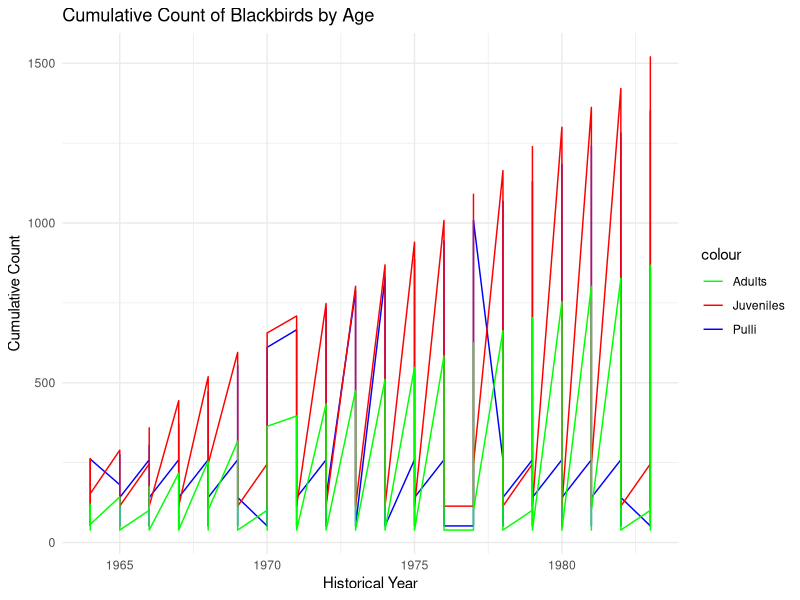
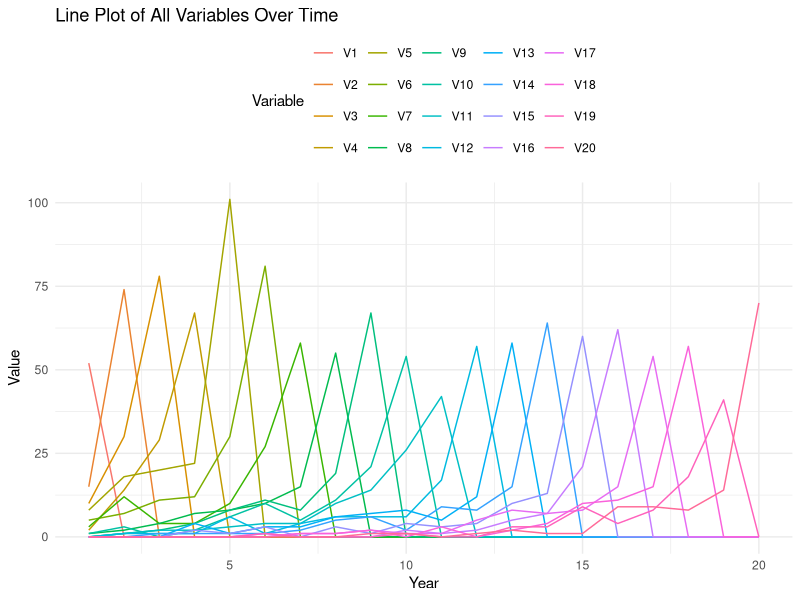

Here is the R script that generated these plots, in order:
library(tidyverse)
library(ggplot2)

## Combined model : General code to fit all models using Blackbird data as example 127
# constant and time dependent models for :phi1 , phia , lambda1 & lambda2 128
# Example with numbers set for the C/T/T/C model 129
# Formed by: 1. Standard Model + 2. Historic Model + 130
# 3. Likelihood for Combined Model + 4. MLE for Combined Model 131
# Note that with small changes in the code the standard and historic model can be fitted separetely 132
###################################################################################### 133
########################## Create expit and logit functions ########################## 134
expit <- function ( xval ) 
{ 
  1/(1+ exp(- xval )) 
} 

logit <- function ( xval ) 
{ 
  log ( xval /(1 - xval )) 
}
###################################################################################### 144
###################### 1. Standard Model : birds ringed as pulli ###################### 145
###################################################################################### 146
###### DATA 147
###### Datamatrix : matrix of recoveries for birds ringed as pulli 148
Datamatrix <- matrix (c( 
  52 , 15 , 10 , 2 , 8 , 5, 3, 1, 0, 1, 0, 0, 0 , 0, 0 , 0, 0, 0, 0, 0, 
  0, 74 , 30 , 14 , 18 , 7, 12 , 2, 1, 3, 1, 1, 0, 0, 0 , 0, 0 , 0, 0, 0, 
  0, 0, 78 , 29 , 20 , 11 , 4, 4, 2, 0 , 2, 1 , 0, 1, 0, 0, 0, 0, 0, 0, 
  0, 0, 0 , 67 , 22 , 12 , 4 , 7, 4 , 2, 2, 1, 4, 1, 2, 0 , 0, 0 , 0, 0 , 
  0, 0, 0 , 0, 101 , 30 , 10 , 8, 8, 6 , 3, 6 , 1, 1, 1, 0, 0, 0, 0, 0, 
  0, 0, 0 , 0, 0 , 81 , 27 , 10 , 11 , 10 , 4, 1, 3, 1, 3 , 1, 0 , 0, 1, 0, 
  0, 0, 0 , 0, 0 , 0, 58 , 15 , 8, 5, 4, 4, 3 , 2, 0 , 0, 1, 1, 0, 0, 
  0, 0, 0 , 0, 0 , 0, 0 , 55 , 19 , 11 , 10 , 6 , 6, 5, 3, 0, 1, 1, 0, 0,
  0, 0, 0 , 0, 0 , 0, 0 , 0, 67 , 21 , 14 , 6, 7, 6, 1, 0 , 2, 2 , 0, 1, 
  0, 0, 0 , 0, 0 , 0, 0 , 0, 0, 54 , 26 , 6, 8 , 2, 4 , 2, 1, 0, 1, 1, 
  0, 0, 0 , 0, 0 , 0, 0 , 0, 0, 0, 42 , 17 , 5 , 9, 3 , 1, 1, 3, 0, 0, 
  0, 0, 0 , 0, 0 , 0, 0, 0, 0, 0, 0, 57 , 12 , 8, 4 , 2, 5, 0, 0, 1, 
  0, 0, 0 , 0, 0 , 0, 0, 0, 0, 0, 0, 0, 58 , 15 , 10 , 5 , 8, 2 , 3, 2, 
  0, 0, 0 , 0, 0 , 0, 0, 0, 0, 0, 0, 0, 0, 64 , 13 , 7, 7, 4, 3, 1, 
  0, 0, 0 , 0, 0 , 0, 0, 0, 0, 0, 0, 0, 0, 0 , 60 , 21 , 8, 10 , 9, 1, 
  0, 0, 0 , 0, 0 , 0, 0, 0, 0, 0, 0, 0, 0, 0 , 0, 62 , 15 , 11 , 4, 9, 
  0, 0, 0 , 0, 0 , 0, 0, 0, 0, 0, 0, 0, 0, 0 , 0, 0 , 54 , 15 , 8, 9, 
  0, 0, 0 , 0, 0 , 0, 0, 0, 0, 0, 0, 0, 0, 0 , 0, 0 , 0, 57 , 18 , 8, 
  0, 0, 0 , 0, 0 , 0, 0, 0, 0, 0, 0, 0, 0, 0 , 0, 0 , 0, 0, 41 , 14 , 
  0, 0, 0 , 0, 0 , 0, 0, 0, 0, 0, 0, 0, 0, 0 , 0, 0 , 0, 0, 0, 70 
) ,nrow =20 , ncol =20 , byrow = TRUE ) 

n1 <-nrow ( Datamatrix ) # number of years of ringing 172
n2 <-ncol ( Datamatrix ) # number of years of recovery 173
###### f: Total number of birds never recovered that were ringed as pulli 174
f <- c(2391 ,3420 ,4366 ,4187 ,4172 ,4364 ,3347 ,3344 ,3618 ,3034 ,2730 ,3077 ,3038 ,3436 ,3537 ,3817 ,3317 ,3427 ,2872 ,4080)

####### DEFINE PARAMETERS NEEDED FOR THE STANDARD MODEL 178
# Number of rows define the year i.e: time dependency 179
# Number of columns define the age , i.e: age dependency 180
# For parameters with time dependency : change the number of pars needed in the model [ year1 : year21 ] 181
pars_fun_ccc <- function ( pars_in ){ 
  
  #If phia is constant use the line below : 183
  # This is because we assume birds ringed as pulli to become adults in their 2nd year of life 184
  #phia <- matrix ( rep (c(0 , expit ( pars_in [1]) ) ,c(1 ,(n1 -1) )) ,n1 ,n2 , byrow = TRUE ) 185
  #If phia is time dependent , use the line below ( notice phia would start from 2 now ): 186
  phia <- matrix (c(0 , expit ( pars_in [2:20]) ) ,n1 ,n2 , byrow = TRUE ) 
  phi1 <- matrix ( expit ( pars_in [21]) ,n1 , n2 , byrow = TRUE ) 
  #If there is no age dependency in lambda , lambda1 and lambda2 share the same parameter numbers as in this 189
  example 
  lambda1 <- matrix ( expit ( pars_in [22:41]) ,n1 , n2 , byrow = TRUE ) 
  lambda2 <- matrix ( expit ( pars_in [22:41]) ,n1 ,n2 , byrow = TRUE ) 
  #If there is an age dependency , for example in the C/T/ CA1 :2 model , use : 193
  # lambda1 <- matrix ( expit ( pars_in [22]) ,n1 , n2 , byrow = TRUE ) 194
  # lambda2 <- matrix ( expit ( pars_in [23]) ,n1 ,n2 , byrow = TRUE ) 195
  ringlik ( Datamatrix , phia , phi1 , lambda1 , lambda2 ) 
} 
##################################### Likelihood ##################################### 198
nprob <-rep (1 , n1) 
ringlik <- function ( Datamatrix , phia , phi1 , lambda1 , lambda2 ) 
{ 
  lik =0 
  for (i in 1: nrow ( Datamatrix )) { 
    for (j in i: ncol ( Datamatrix )) { 
      if(i==j) { 
        prob =(1 - phi1 [i,j]) * lambda1 [i,j] 
      } 
      else { 
        if(j > (i+1) ) prodphi <- prod ( phia [i ,(i +1) :(j -1) ]) else prodphi <- 1 
        prob = phi1 [i,j]* prodphi *(1 - phia [i,j]) * lambda2 [i,j]} 
      nprob [i]= nprob [i]- prob 
      lik = lik + Datamatrix [i,j]* log ( prob ) 
    } 
    lik = lik +f[i]* log ( nprob [i]) 
  } 
  lik =- lik 
  return ( lik ) 
} 

# pars_in : Starting values for the parameters in the same order : phia , phi1 , lambda1 , lambda2 220
pars_in <- logit ( rep (c (0.6 ,0.5 ,0.01) ,c (20 ,1 ,20) )) 
pars_fun_ccc ( pars_in ) # gives likelihood for the standard model 222
223
###################################################################################### 224
#################### 2. Historic Model : birds ringed as full - grown ################### 225
###################################################################################### 226
###### DATA 227
###### Datamatrixj : matrix of recoveries for birds ringed as juvenile 228
###### Datamatrixa : matrix of recoveries for birds ringed as adult 229
Datamatrixj <- matrix (c( 
  114 , 39 , 17 , 12 , 10 , 12 , 8, 5, 3, 3, 0, 0, 0, 0, 0, 0, 0, 0, 0, 0, 
  0, 93 , 26 , 31 , 19 , 16 , 6 , 7 , 3 , 6, 1, 1, 0, 0, 0, 1, 0, 0, 0, 0, 
  0, 0, 70 , 32 , 19 , 20 , 8, 5, 4, 4, 2, 1 , 1 , 1 , 0 , 0 , 0 , 0, 0, 0, 
  0, 0, 0, 85 , 34 , 21 , 25 , 13 , 11 , 4, 2, 4, 3, 0, 2, 0, 0, 0, 0, 0, 
  0, 0, 0, 0, 75 , 30 , 34 , 18 , 16 , 8, 11 , 5, 6, 2, 1, 0, 0, 0, 0, 0, 
  0, 0, 0, 0, 0, 76 , 30 , 28 , 25 , 20 , 9, 7, 5, 5, 2, 2, 0, 0, 0, 0, 
  0, 0, 0, 0, 0, 0, 61 , 27 , 23 , 21 , 13 , 6, 7, 4, 3, 2, 0, 0, 0, 0, 
  0, 0, 0, 0, 0, 0, 0, 53 , 34 , 15 , 14 , 11 , 10 , 4, 8, 1, 1, 0, 0, 0, 
  0, 0, 0, 0, 0, 0, 0, 0, 74 , 21 , 17 , 14 , 11 , 8, 9, 6, 3, 1, 1, 0, 
  0, 0, 0, 0, 0, 0, 0, 0, 0, 81 , 28 , 25 , 19 , 14 , 13 , 9, 6, 5, 2, 2, 
  0, 0, 0, 0, 0, 0, 0, 0, 0, 0, 67 , 16 , 11 , 11 , 11 , 10 , 2, 1, 0, 0, 
  0, 0, 0, 0, 0, 0, 0, 0, 0, 0, 0, 71 , 33 , 17 , 15 , 7 , 6, 1, 5, 0, 
  0, 0, 0, 0, 0, 0, 0, 0, 0, 0, 0, 0, 68 , 28 , 17 , 11 , 13 , 5, 8, 4, 
  0, 0, 0, 0, 0, 0, 0, 0, 0, 0, 0, 0, 0, 82 , 34 , 23 , 13 , 9, 7, 3, 
  0, 0, 0, 0, 0, 0, 0, 0, 0, 0, 0, 0, 0, 0, 74 , 30 , 13 , 15 , 8, 7, 
  0, 0, 0, 0, 0, 0, 0, 0, 0, 0, 0, 0, 0, 0, 0, 75 , 29 , 17 , 17 , 13 , 
  0, 0, 0, 0, 0, 0, 0, 0, 0, 0, 0, 0, 0, 0, 0, 0, 61 , 35 , 24 , 13 , 
  0, 0, 0, 0, 0, 0, 0, 0, 0, 0, 0, 0, 0, 0, 0, 0, 0 , 62 , 31 , 22 , 
  0, 0, 0, 0, 0, 0, 0, 0, 0, 0, 0, 0, 0, 0, 0, 0, 0 , 0 , 59 , 36 , 
  0, 0, 0, 0, 0, 0, 0, 0, 0, 0, 0, 0, 0, 0, 0, 0, 0 , 0 , 0 , 99 
) ,nrow =20 , ncol =20 , byrow = TRUE ) 

Datamatrixa <- matrix (c( 
  39 , 18 , 19 , 8, 9, 3, 0, 2, 5, 0, 0, 0, 0, 0, 0 , 0 , 0 , 0 , 0 , 0 , 
  0, 44 , 23 , 16 , 15 , 16 , 4 , 6 , 1, 1, 0, 0, 1, 0, 0, 0, 0, 0, 0, 0, 
  0, 0, 32 , 27 , 10 , 11 , 10 , 6 , 3, 4, 1, 1, 0, 0, 0, 0, 0, 0, 0, 0, 
  0, 0, 0, 42 , 29 , 24 , 12 , 10 , 6, 4, 4, 4, 3, 0, 0, 0, 0, 0, 0, 0, 
  0, 0, 0, 0, 38 , 31 , 15 , 14 , 11 , 4, 6, 5, 1, 0, 0, 0, 0, 0, 0, 0, 
  0, 0, 0, 0, 0, 62 , 29 , 18 , 20 , 15 , 12 , 8, 4, 2, 2, 0, 0, 0, 0, 0, 
  0, 0, 0, 0, 0, 0, 47 , 25 , 21 , 20 , 18 , 7, 3, 3, 0, 2, 0, 0, 0, 0, 
  0, 0, 0, 0, 0, 0, 0, 32 , 39 , 20 , 15 , 11 , 13 , 3, 2, 4, 0, 0, 0, 0, 
  0, 0, 0, 0, 0, 0, 0, 0, 38 , 28 , 25 , 20 , 14 , 9, 3, 3, 0, 0, 1, 0, 
  0, 0, 0, 0, 0, 0, 0, 0, 0, 42 , 33 , 24 , 17 , 10 , 7, 5, 1, 1, 0, 0, 
  0, 0, 0, 0, 0, 0, 0, 0, 0, 0, 35 , 28 , 26 , 16 , 11 , 3, 6, 2, 0, 0, 
  0, 0, 0, 0, 0, 0, 0, 0, 0, 0, 0, 37 , 25 , 15 , 10 , 9 , 10 , 4, 4, 0, 
  0, 0, 0, 0, 0, 0, 0, 0, 0, 0, 0, 0, 36 , 31 , 19 , 12 , 8 , 6, 1, 2, 
  0, 0, 0, 0, 0, 0, 0, 0, 0, 0, 0, 0, 0, 41 , 23 , 17 , 15 , 11 , 2, 2, 
  0, 0, 0, 0, 0, 0, 0, 0, 0, 0, 0, 0, 0, 0, 38 , 16 , 18 , 13 , 10 , 8, 
  0, 0, 0, 0, 0, 0, 0, 0, 0, 0, 0, 0, 0, 0, 0, 41 , 31 , 28 , 7, 9 , 
  0, 0, 0, 0, 0, 0, 0, 0, 0, 0, 0, 0, 0, 0, 0, 0, 50 , 38 , 23 , 16 , 
  0, 0, 0, 0, 0, 0, 0, 0, 0, 0, 0, 0, 0, 0, 0, 0, 0 , 48 , 26 , 30 , 
  0, 0, 0, 0, 0, 0, 0, 0, 0, 0, 0, 0, 0, 0, 0, 0, 0 , 0 , 25 , 21 , 
  0, 0, 0, 0, 0, 0, 0, 0, 0, 0, 0, 0, 0, 0, 0, 0, 0 , 0 , 0 , 41 
) ,nrow =20 , ncol =20 , byrow = TRUE ) 

###### fhist : Total number of birds never recovered that were ringed as full - grown birds 276
fhist <- c (6076 ,6755 ,6308 ,7858 ,8098 ,7815 ,7170 ,7026 ,7586 ,7834, 8951 ,8815 ,9101 ,8668 ,8933 ,10041 ,10237 ,9551 ,11472) 

####### DEFINE PARAMETERS NEEDED FOR THE HISTORIC MODEL 280
# Note that the order for the parameters must be the same than the order used for the standard model 281
pars_fun_cccc <- function (pars_in){ 
  # Here line for phia is the same when constant or time dependent , as we have information of adults since 283
  # the first year of ringing . Note we still need to change from 1 to 1:20 depending if the model is 284
 # constant 
  # or time dependent 286
  phia <- matrix ( expit ( pars_in [1:20]) ,n1 , n2 , byrow = TRUE ) 
  phi1 <- matrix ( expit ( pars_in [21]) ,n1 , n2 , byrow = TRUE ) 
  lambda1 <- matrix ( expit ( pars_in [22:41]) ,n1 , n2 , byrow = TRUE ) 
  lambda2 <- matrix ( expit ( pars_in [22:41]) ,n1 , n2 , byrow = TRUE ) 
  #If there is an age dependency , for example in the C/T/ CA1 :2/ C model , we use : 291
  # lambda1 <- matrix ( expit ( pars_in [22]) ,n1 , n2 , byrow = TRUE ) 292
  # lambda2 <- matrix ( expit ( pars_in [23]) ,n1 ,n2 , byrow = TRUE ) 293
  #then , prop <- matrix ( expit ( pars_in [24]) ,n1 , n2 , byrow = TRUE ) 294
  prop <- matrix ( expit ( pars_in [42]) ,n1 , n2 , byrow = TRUE ) 
  ringlikhist ( Datamatrixj , Datamatrixa , phia , phi1 , lambda1 , lambda2 , prop ) 
} 
####### LIKELIHOOD FOR THE HISTORIC MODEL 298
nprob <-rep (1 , n1) 
ringlikhist <- function ( Datamatrixj , Datamatrixa , phia , phi1 , lambda1 , lambda2 , prop ) 
{ 
  lik =0 
  for (i in 1: nrow ( Datamatrixj )) { 
    for (j in i: ncol ( Datamatrixj )) { 
      if(j > i) prodphia <- prod ( phia [i,i:(j -1) ]) else prodphia <- 1 
      proba = prodphia *(1 - phia [i,j]) * lambda2 [i,j]*(1 - prop [i,j]) 
      if(i==j) { 
        probj =(1 - phi1 [i,j]) * lambda1 [i,j]* prop [i,j] 
      } 
      else { 
        if(j > (i+1) ) prodphi <- prod ( phia [i ,(i +1) :(j -1) ]) else prodphi <- 1 
        probj = phi1 [i,j]* prodphi *(1 - phia [i,j]) * lambda2 [i,j]* prop [i,j]} 
      nprob [i]= nprob [i]-probj - proba 
      lik = lik + Datamatrixj [i,j]* log( probj )+ Datamatrixa [i,j]* log( proba ) 
    } 
    lik = lik + fhist [i]* log ( nprob [i]) 
  } 
  lik =- lik 
  return ( lik ) 
} 
# pars_in : Starting values for the parameters in the same order : phia , phi1 , lambda1 , lambda2 321
pars_in <- logit ( rep (c(0.6 ,0.5 ,0.01 ,0.3) ,c(20 ,1 ,20 ,1) )) 
pars_fun_cccc ( pars_in ) # returns the likelihood for the historic model 323


#######
library(ggplot2)

# Load necessary libraries (if not already installed)
# install.packages("tidyverse")
library(tidyverse)

# Create data frames for pulli, juveniles, and adults
pulli_data <- data.frame(
  Year = 1964:1983,
  Ringed = c(
    52, 0, 0, 0, 0, 0, 0, 0, 0, 0, 0, 0, 0, 0, 0, 0, 0, 0, 0, 0,
    15, 74, 0, 0, 0, 0, 0, 0, 0, 0, 0, 0, 0, 0, 0, 0, 0, 0, 0, 0,
    10, 30, 78, 0, 0, 0, 0, 0, 0, 0, 0, 0, 0, 0, 0, 0, 0, 0, 0, 0,
    2, 14, 29, 67, 101, 81, 58, 55, 67, 54, 42, 57, 58, 64, 60, 62, 54, 57, 41, 70
  )
)

juveniles_data <- data.frame(
  Year = 1964:1983,
  Ringed = c(
    114, 0, 0, 0, 0, 0, 0, 0, 0, 0, 0, 0, 0, 0, 0, 0, 0, 0, 0, 0,
    39, 93, 0, 0, 0, 0, 0, 0, 0, 0, 0, 0, 0, 0, 0, 0, 0, 0, 0, 0,
    17, 26, 70, 85, 75, 76, 61, 53, 39, 54, 67, 71, 68, 82, 74, 75, 61, 62, 59, 99
  )
)

adults_data <- data.frame(
  Year = 1964:1983,
  Ringed = c(
    39, 0, 0, 0, 0, 0, 0, 0, 0, 0, 0, 0, 0, 0, 0, 0, 0, 0, 0, 0,
    18, 44, 0, 0, 0, 0, 0, 0, 0, 0, 0, 0, 0, 0, 0, 0, 0, 0, 0, 0,
    19, 23, 32, 42, 38, 62, 47, 32, 38, 42, 35, 37, 36, 41, 38, 41, 50, 48, 25, 41
  )
)

# Calculate cumulative counts
pulli_data <- pulli_data %>%
  mutate(Cumulative_Count = cumsum(Ringed))
juveniles_data <- juveniles_data %>%
  mutate(Cumulative_Count = cumsum(Ringed))
adults_data <- adults_data %>%
  mutate(Cumulative_Count = cumsum(Ringed))

# Merge the data frames
merged_data <- merge(pulli_data, juveniles_data, by = "Year")
merged_data <- merge(merged_data, adults_data, by = "Year")
colnames(merged_data) <- c("Year", "Pulli_Ringed", "Pulli_Cumulative", "Juveniles_Ringed", "Juveniles_Cumulative", "Adults_Ringed", "Adults_Cumulative")

# Load necessary libraries (if not already installed)
# install.packages("ggplot2")
library(ggplot2)

# Create cumulative count plots
ggplot(merged_data, aes(x = Year)) +
  geom_line(aes(y = Pulli_Cumulative, color = "Pulli")) +
  geom_line(aes(y = Juveniles_Cumulative, color = "Juveniles")) +
  geom_line(aes(y = Adults_Cumulative, color = "Adults")) +
  labs(title = "Cumulative Count of Blackbirds by Age",
       x = "Historical Year",
       y = "Cumulative Count") +
  scale_color_manual(values = c("Pulli" = "blue", "Juveniles" = "red", "Adults" = "green")) +
  theme_minimal()

library(reshape2)

# Create a data frame from the Datamatrix
data_df <- as.data.frame(Datamatrix)

# Add a "Year" column to the data frame
data_df$Year <- 1:n1

# Reshape the data to long format for plotting
data_long <- melt(data_df, id.vars = "Year", variable.name = "Variable", value.name = "Value")

# Create a line plot for all variables over time
ggplot(data = data_long, aes(x = Year, y = Value, color = Variable)) +
  geom_line() +
  labs(x = "Year", y = "Value") +
  ggtitle("Line Plot of All Variables Over Time") +
  theme_minimal() +
  theme(legend.position = "top")  # Adjust the legend position as needed

